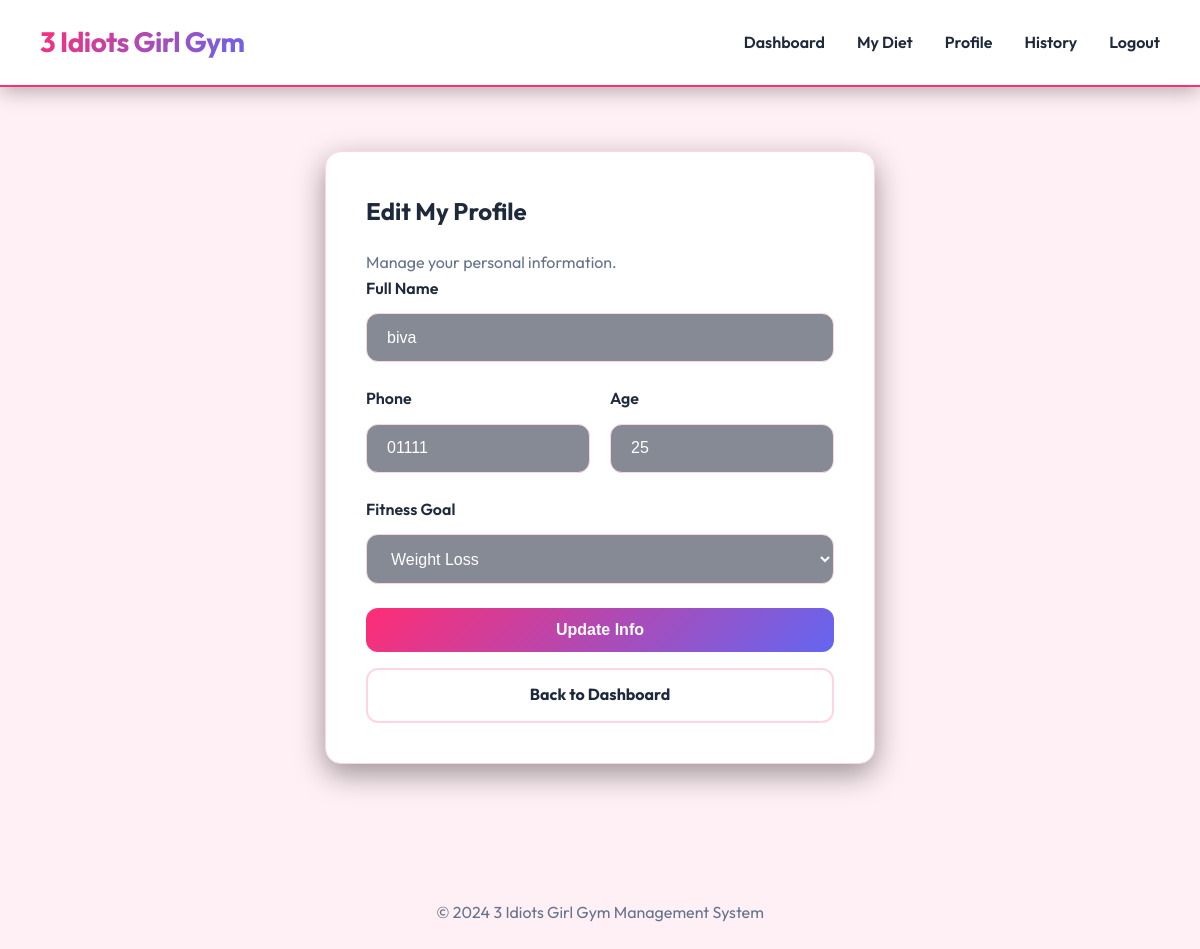
Screenshot of /profile (signed in) with the database file from the repository.
### tables this page shows
CREATE TABLE members (
    id INTEGER PRIMARY KEY AUTOINCREMENT,
    name TEXT,
    phone TEXT,
    age INTEGER,
    fitness_goal TEXT,
    username TEXT UNIQUE,
    password TEXT
, fitness_level TEXT);

### app.py (the view, shortened to what this page needs)
@app.route("/profile", methods=["GET", "POST"])
def profile():
    if "member_id" not in session:
        return redirect("/login")
    conn = get_db()
    member = conn.execute("SELECT * FROM members WHERE id=?", (session["member_id"],)).fetchone()
    conn.close()
    return render_template("profile.html", member=member)

### app.py (called while the page is built)
def get_db():
    conn = sqlite3.connect(DATABASE)
    conn.row_factory = sqlite3.Row
    return conn

### templates/profile.html (shortened to what this page needs)
{% extends "base.html" %}
{% block content %}
<div class="page-wrapper narrow">
  <div class="card">
    <h2>Edit My Profile</h2>
    <p class="text-muted mb-4">Manage your personal information.</p>
    <form method="POST">
      <div class="form-group">
        <label class="form-label">Full Name</label>
        <input type="text" name="name" class="form-control" value="{{ member['name'] }}" required>
      </div>
      <div class="form-grid-2">
        <div class="form-group">
          <label class="form-label">Phone</label>
          <input type="text" name="phone" class="form-control" value="{{ member['phone'] }}">
        </div>
        <div class="form-group">
          <label class="form-label">Age</label>
          <input type="number" name="age" class="form-control" value="{{ member['age'] }}">
        </div>
      </div>
      <div class="form-group">
        <label class="form-label">Fitness Goal</label>
        <select name="fitness_goal" class="form-control">
          <option value="Weight Loss" {% if member['fitness_goal'] == 'Weight Loss' %}selected{% endif %}>Weight Loss</option>
        </select>
      </div>
      <button type="submit" class="btn btn-primary btn-full">Update Info</button>
      <a href="/dashboard" class="btn btn-outline btn-full mt-3" style="text-align: center;">Back to Dashboard</a>
    </form>
  </div>
</div>
{% endblock %}

### static/style.css (style rules this page uses)
:root { --primary-color: #ff2d75; --primary-hover: #e02568; --secondary-color: #6366f1; --success-color: #10b981; --danger-color: #f43f5e; --warning-color: #f59e0b; --info-color: #0ea5e9; --dark-color: #1e293b; --nav-bg: #ffffff; --body-bg: #fff0f5; --card-bg: #ffffff; --card-border: #ffd6e0; --text-main: #1e293b; --text-muted: #64748b; --accent-gradient: linear-gradient(135deg, #ff2d75 0%, #6366f1 100%); }
* { box-sizing: border-box; margin: 0; padding: 0; }
body { font-family: 'Outfit', sans-serif; background-color: var(--body-bg); color: var(--text-main); line-height: 1.6; }
.page-wrapper { padding: 1rem 0; }
.page-wrapper.narrow { max-width: 550px; margin: auto; }
.card { background-color: var(--card-bg); padding: 2.5rem; border-radius: 16px; border: 1px solid var(--card-border); box-shadow: 0 10px 30px rgba(0, 0, 0, 0.4); margin-bottom: 2.5rem; }
h1, h2, h3 { margin-bottom: 1.25rem; font-weight: 700; }
.text-muted { color: var(--text-muted); }
.btn { display: inline-block; padding: 0.8rem 1.75rem; border: none; border-radius: 12px; cursor: pointer; text-decoration: none; font-size: 1rem; font-weight: 700; transition: all 0.3s ease; text-align: center; }
.btn-primary { background: var(--accent-gradient); color: #fff; }
.btn-outline { background-color: transparent; border: 2px solid var(--card-border); color: var(--text-main); }
.btn-full { width: 100%; display: block; margin-top: 1rem; }
.form-group { margin-bottom: 1.5rem; }
.form-label { display: block; margin-bottom: 0.75rem; font-weight: 600; color: var(--text-main); }
.form-control { width: 100%; padding: 0.9rem 1.25rem; background-color: rgba(15, 23, 42, 0.5); border: 1px solid var(--card-border); border-radius: 12px; font-size: 1rem; color: #fff; transition: all 0.3s; }
.form-grid-2 { display: grid; grid-template-columns: 1fr 1fr; gap: 1.25rem; }
.mt-3 { margin-top: 1rem; }

### rows the page displays
members: name "biva", phone "01111", age "25", fitness_goal "Weight Loss"
